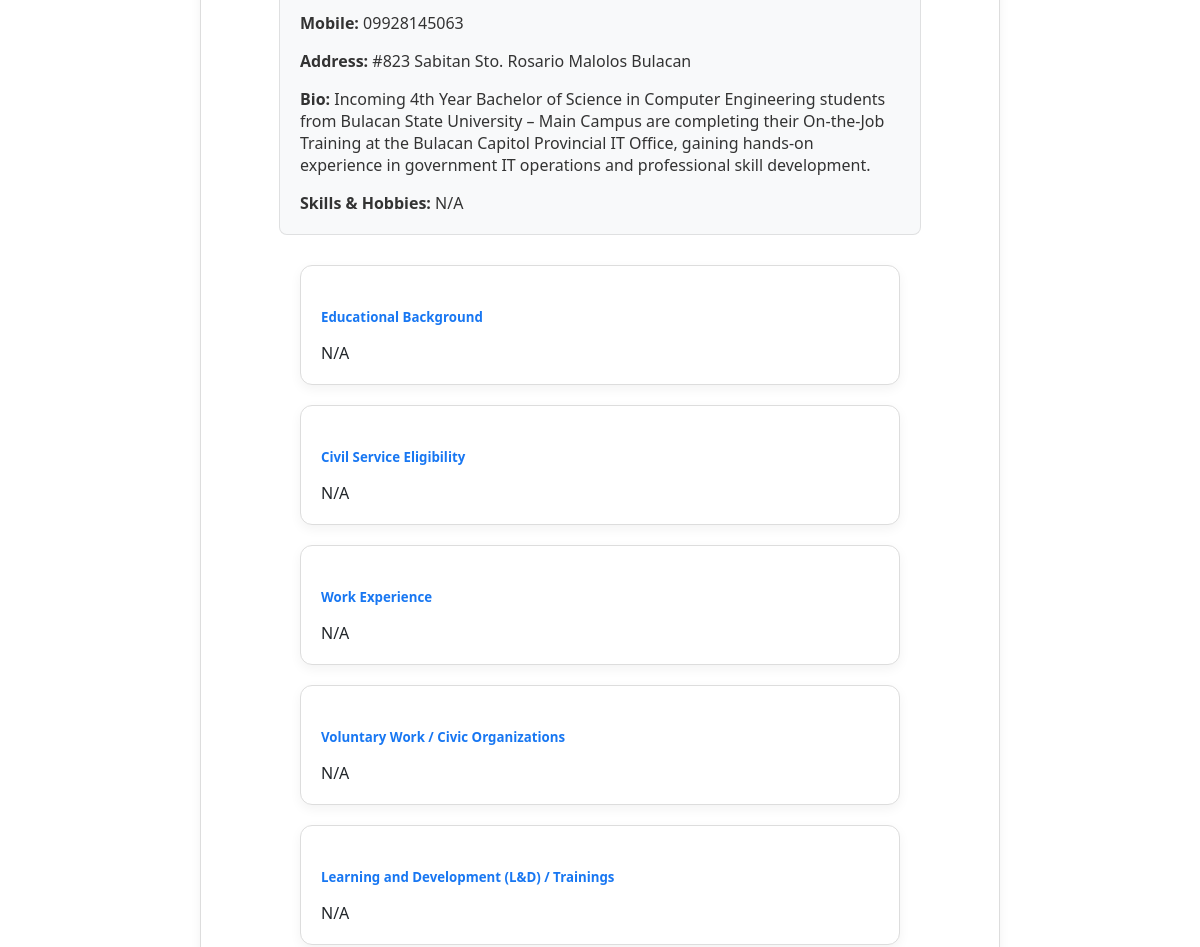
Before: /user/Kiel_Sebastian/ (signed in, middle part) with the older database file.
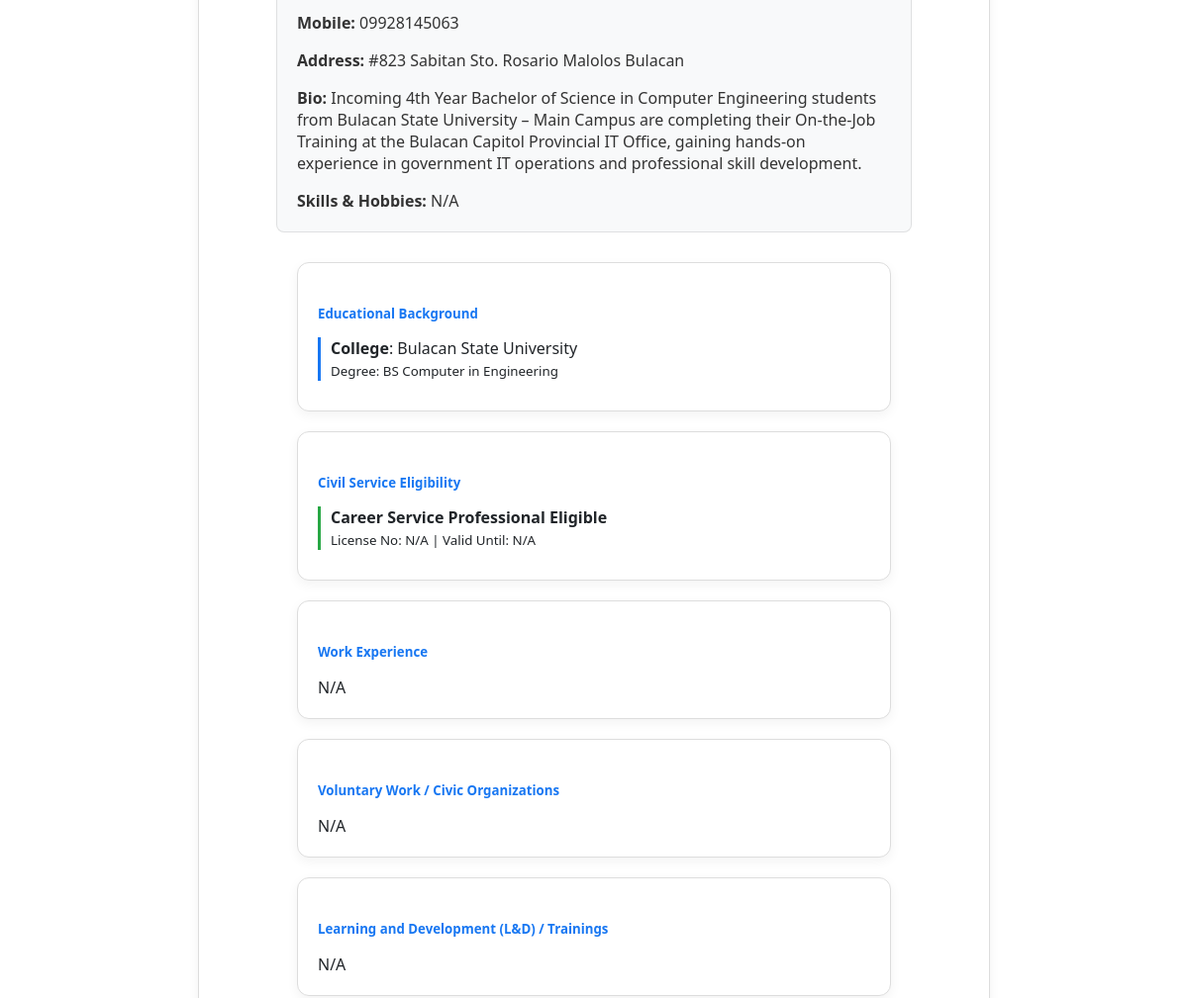
After: the same page with the newer database file.
### blog/models.py (models this page shows, shortened)
class Profile(models.Model):
    user = models.OneToOneField(User, on_delete=models.CASCADE)
    image = models.ImageField(default='default.jpg', upload_to='profile_pics')
    bio = models.TextField(max_length=500, blank=True, help_text="Short description about yourself")
    birth_date = models.DateField(null=True, blank=True, verbose_name="Date of Birth")
    gender = models.CharField(max_length=1, choices=GENDER_CHOICES, blank=True, verbose_name="Sex at Birth")
    middle_name = models.CharField(max_length=100, blank=True, null=True)
    name_extension = models.CharField(max_length=20, blank=True, null=True, help_text="e.g., Jr., Sr., III")
    place_of_birth = models.CharField(max_length=255, blank=True, null=True)
    CIVIL_STATUS_CHOICES = [
        ('S', 'Single'), ('M', 'Married'), ('W', 'Widowed'),
        ('SEP', 'Separated'), ('O', 'Others')
    ]
    civil_status = models.CharField(max_length=3, choices=CIVIL_STATUS_CHOICES, blank=True, null=True)
    employee_number = models.CharField(max_length=50, blank=True, null=True)
    CITIZENSHIP_CHOICES = [('F', 'Filipino'), ('D', 'Dual Citizenship')]
    citizenship = models.CharField(max_length=1, choices=CITIZENSHIP_CHOICES, default='F')
    dual_citizenship_country = models.CharField(max_length=100, blank=True, null=True)
    citizenship_acquisition = models.CharField(
        max_length=20,
        choices=[('B', 'By Birth'), ('N', 'By Naturalization')],
        blank=True, null=True
    )
    house_block_lot = models.CharField(max_length=100, blank=True, null=True)
    street = models.CharField(max_length=100, blank=True, null=True)
    subdivision_village = models.CharField(max_length=100, blank=True, null=True)
    barangay = models.CharField(max_length=100, blank=True, null=True)
    city_municipality = models.CharField(max_length=100, blank=True, null=True)
    province = models.CharField(max_length=100, blank=True, null=True)
    mobile_number = models.CharField(max_length=20, blank=True, null=True)
    number_of_children = models.PositiveIntegerField(default=0, blank=True, null=True)
    special_skills_hobbies = models.TextField(blank=True, null=True)

class Education(models.Model):
    LEVEL_CHOICES = [
        ('HS', 'High School'), ('COL', 'College'),
        ('VOC', 'Vocational/Technical'), ('MAS', 'Master\'s Degree'),
        ('DOC', 'Doctorate Degree')
    ]
    profile = models.ForeignKey(Profile, on_delete=models.CASCADE, related_name='education')
    level = models.CharField(max_length=3, choices=LEVEL_CHOICES)
    school_name = models.CharField(max_length=255)
    degree_finished = models.CharField(max_length=255, blank=True, null=True)

class CivilServiceEligibility(models.Model):
    profile = models.ForeignKey(Profile, on_delete=models.CASCADE, related_name='eligibilities')
    eligibility_type = models.CharField(max_length=255, help_text="e.g., Career Service, RA 1080")
    license_number = models.CharField(max_length=100, blank=True, null=True)
    valid_until = models.DateField(blank=True, null=True)

### blog/views.py (the view)
# urls.py: path('user/<str:username>/', views.user_profile_view, name='user-profile'),
def user_profile_view(request, username):
    profile_user = get_object_or_404(User, username=username)
    user_posts = Post.objects.filter(author=profile_user).order_by('-date_posted')
    context = {
        'profile_user': profile_user,
        'posts': user_posts
    }
    return render(request, 'blog/user_profile.html', context)

### blog/templates/blog/user_profile.html (shortened to what this page needs)
{% extends "blog/base.html" %}
{% block content %}
<div class="card profile-main-card" style="text-align: center; padding: 40px; margin-top: 20px;">
    <div class="profile-details-box" style="text-align: left; padding: 20px; border-radius: 8px; margin: 0 auto 30px auto; max-width: 600px; border: 1px solid rgba(0,0,0,0.1);">
        <p style="margin-bottom: 12px;"><strong>Mobile:</strong> {{ profile_user.profile.mobile_number|default:"N/A" }}</p>
        <p style="margin-bottom: 12px;"><strong>Address:</strong> {{ profile_user.profile.house_block_lot|default:"" }} {{ profile_user.profile.street|default:"" }} {{ profile_user.profile.barangay|default:"" }} {{ profile_user.profile.city_municipality|default:"" }} {{ profile_user.profile.province|default:"N/A" }}</p>
        <p style="margin-bottom: 12px;"><strong>Bio:</strong> {{ profile_user.profile.bio|default:"No description provided." }}</p>
        <p style="margin-bottom: 0;"><strong>Skills & Hobbies:</strong> {{ profile_user.profile.special_skills_hobbies|default:"N/A" }}</p>
    </div>
    <div style="text-align: left; margin: 0 auto; max-width: 600px; width: 100%;">
        <div class="card" style="padding: 20px; margin-bottom: 20px;">
            <h5 style="color: #1877F2; margin-bottom: 15px; font-weight: bold;">Educational Background</h5>
            {% for edu in profile_user.profile.education.all %}
                <div style="margin-bottom: 10px; border-left: 3px solid #1877F2; padding-left: 10px;">
                    <strong>{{ edu.get_level_display }}</strong>: {{ edu.school_name }}<br>
                    <small class="text-muted">Degree: {{ edu.degree_finished|default:"N/A" }}</small>
                </div>
            {% empty %}
                <p class="text-muted" style="margin-bottom: 0;">N/A</p>
            {% endfor %}
        </div>
        <div class="card" style="padding: 20px; margin-bottom: 20px;">
            <h5 style="color: #1877F2; margin-bottom: 15px; font-weight: bold;">Civil Service Eligibility</h5>
            {% for elig in profile_user.profile.eligibilities.all %}
                <div style="margin-bottom: 10px; border-left: 3px solid #28a745; padding-left: 10px;">
                    <strong>{{ elig.get_eligibility_type_display|default:elig.eligibility_type }}</strong><br>
                    <small class="text-muted">License No: {{ elig.license_number|default:"N/A" }} | Valid Until: {{ elig.valid_until|date:"Y-m-d"|default:"N/A" }}</small>
                </div>
            {% empty %}
                <p class="text-muted" style="margin-bottom: 0;">N/A</p>
            {% endfor %}
        </div>
        <div class="card" style="padding: 20px; margin-bottom: 20px;">
            <h5 style="color: #1877F2; margin-bottom: 15px; font-weight: bold;">Work Experience</h5>
            {% for work in profile_user.profile.work_experiences.all %}
                <div style="margin-bottom: 10px; border-left: 3px solid #dc3545; padding-left: 10px;">
                    <strong>{{ work.position_title }}</strong> - {{ work.company_agency }}<br>
                    <small class="text-muted">Duration: {{ work.start_date|date:"Y-m-d" }} to {{ work.end_date|date:"Y-m-d"|default:"Present" }} | Status: {{ work.status_of_appointment }} {% if work.government_service %}(Govt. Service){% endif %}</small>
                </div>
            {% empty %}
                <p class="text-muted" style="margin-bottom: 0;">N/A</p>
            {% endfor %}
        </div>
        <div class="card" style="padding: 20px; margin-bottom: 20px;">
            <h5 style="color: #1877F2; margin-bottom: 15px; font-weight: bold;">Voluntary Work / Civic Organizations</h5>
            {% for vol in profile_user.profile.voluntary_works.all %}
                <div style="margin-bottom: 10px; border-left: 3px solid #ffc107; padding-left: 10px;">
                    <strong>{{ vol.position }}</strong> - {{ vol.organization_name }}<br>
                    <small class="text-muted">Dates: {{ vol.start_date|date:"Y-m-d" }} to {{ vol.end_date|date:"Y-m-d"|default:"N/A" }} | Hours: {{ vol.number_of_hours|default:"N/A" }}</small>
                </div>
            {% empty %}
                <p class="text-muted" style="margin-bottom: 0;">N/A</p>
            {% endfor %}
        </div>
        <div class="card" style="padding: 20px; margin-bottom: 20px;">
            <h5 style="color: #1877F2; margin-bottom: 15px; font-weight: bold;">Learning and Development (L&D) / Trainings</h5>
            {% for train in profile_user.profile.trainings.all %}
                <div style="margin-bottom: 10px; border-left: 3px solid #17a2b8; padding-left: 10px;">
                    <strong>{{ train.title }}</strong> ({{ train.training_type }})<br>
                    <small class="text-muted">Conducted By: {{ train.sponsor }} | Hours: {{ train.number_of_hours }} | Dates: {{ train.start_date|date:"Y-m-d" }} to {{ train.end_date|date:"Y-m-d" }}</small>
                </div>
            {% empty %}
                <p class="text-muted" style="margin-bottom: 0;">N/A</p>
            {% endfor %}
        </div>
    </div>
</div>
{% endblock %}

### blog/templates/blog/base.html (shortened to what this page needs)
{% load static %}
<!DOCTYPE html>
<html lang="en">
<head>
    <link rel="stylesheet" type="text/css" href="{% static 'blog/main.css' %}">
</head>
<body>
    <div class="main-wrapper" style="margin-top: 60px;">
        {% block content %}{% endblock %}
    </div>
</body>
</html>

### blog/static/blog/main.css (style rules this page uses)
body { background-color: #f0f2f5; font-family: 'Segoe UI', Roboto, Helvetica, Arial, sans-serif; margin: 0; color: #1c1e21; }
.main-wrapper { max-width: 800px; margin: 60px auto; padding: 0 20px; }
.card { background: white; border-radius: 12px; border: 1px solid #ddd; padding: 40px; margin-bottom: 30px; box-shadow: 0 4px 12px rgba(0,0,0,0.05); }

### blog/templates/blog/base.html (style rules this page uses)
body { background-color: #ffffff; color: #212529; transition: background-color 0.3s, color 0.3s; }
.profile-details-box { background-color: #f8f9fa; color: #333333; }

Changed rows visible on the page:
added Education: level "College", school_name "Bulacan State University", degree_finished "BS Computer in Engineering"
added CivilServiceEligibility: eligibility_type "Career Service Professional Eligible", license_number "N/A", valid_until "N/A"
Other visible differences:
text no longer shown: "N/A N/A"
